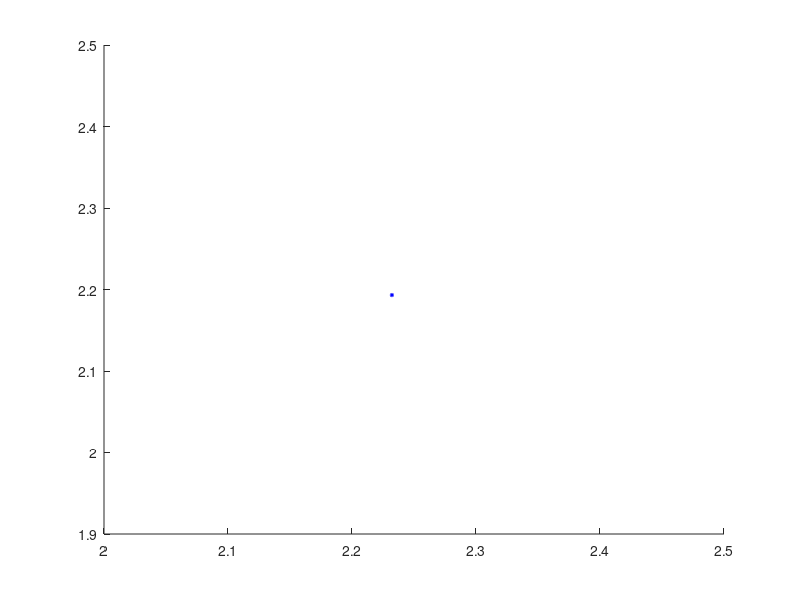

MATLAB code for this plot: (Note: this script raises an error after producing the figure.)
% Respecte als resultats. De moment, et proposo començar amb 'generar'
% escenaris en Matlab. Quelcom tan senzill com definir un àrea rectangular
% de x*y metres, posar un AP al mig i N estacions repartides aleatòriament
% a l'àrea. Un cop tinguis l'escenari, calcula les distàncies entre l'AP
% i cada estació, i calcula la potència rebuda a cada una d'elles.
% Per això pots fer servir un model de propagació com el TMB
% https://arxiv.org/abs/1812.00667

% Et paso aquest parell de funcions. Es una manera senzilla de calcular el 
% throughput d'una estació. Seguint el que et deia ahir, et queda crear la 
% xarxa, per cada estació calcular la distància entre l'AP i ella mateixa, 
% calcular la potència rebuda, escollir el MCS a fer servir, i finalment 
% treure el throughput que pot assolir cada estació. Si proves diferents 
% valors de BW, has de tenir en compte que la potència tx és reparteix en 
% el total d'amplada de banda, que és equivalent a dir que la potència per 
% subcarrier es redueix a la meitat, i que per tant, augmentar el BW pot 
% suposar una reducció del MCS a fer servir.

tic; % timer
clear all; clc; hold on;
i = 1; % iterator
b = 10; h = 10; % base & height
AP = [b/2 h/2]; % central AP
nSTAs = 20; % number of stations
draw_scenario = 1; % 1 - to plot the room, 0 - to not plot.
coordinates = zeros(nSTAs,2);
distance = zeros(nSTAs,1);

% UTILITZAR 21 dbm com a Tx

while i <= nSTAs
    
    % random position generation of STAs
    j = 1;
    xSTA = rand*b; % x random position
    coordinates(i,j) = xSTA; 
    j = 2;
    while j == 2
        ySTA = rand*h; % y random position 
        coordinates(i,j) = ySTA;
        break;
    end
    if (draw_scenario == 1); plot(xSTA, ySTA, "*b", 'MarkerSize', 3); end % plots the STA
    distance(i) = DistanceToAP(AP,coordinates(i,1),coordinates(i,2));
    i = i+1;
end

if (draw_scenario == 1) 
    pgon = polyshape([0 0 b h],[h 0 0 b]); % creates the simulation area
    pg = plot(pgon); % plots the simulation area
    pg.FaceAlpha = 0; % transparency ON of the area
    hold on;
    plot(b/2, h/2, "*r", 'MarkerSize', 3); % plots the central AP
end
%title('Scenario'); xlabel('x metres'); ylabel('y metres');
toc; % timer